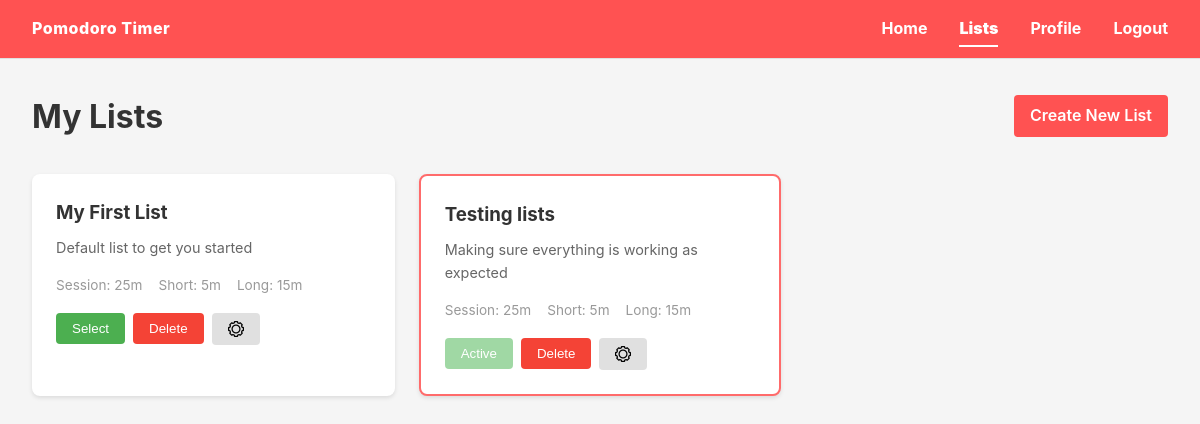
/lists/ (signed in), run on the app's committed database.
### tables this page shows
CREATE TABLE lists (
    id INTEGER PRIMARY KEY AUTOINCREMENT,
    name TEXT NOT NULL UNIQUE,
    description TEXT,
    is_active BOOLEAN DEFAULT 0,
    pomo_session INTEGER DEFAULT 25,
    pomo_short_break INTEGER DEFAULT 5,
    pomo_long_break INTEGER DEFAULT 15,
    pomo_current_time INTEGER DEFAULT 0
, user_id INTEGER);

### pomodoro/routes/lists.py (the view)
@bp.route('/')
@login_required
def index():
    db = get_db()
    lists = db.execute(
        'SELECT * FROM lists WHERE user_id = ? ORDER BY name',
        (current_user.id,)
    ).fetchall()
    return render_template('lists/index.html', lists=lists)

### pomodoro/db.py (called while the page is built)
def get_db():
    if 'db' not in g:
        os.makedirs(current_app.instance_path, exist_ok=True)
        g.db = sqlite3.connect(
            current_app.config['DATABASE'],
            detect_types=sqlite3.PARSE_DECLTYPES
        )
        g.db.row_factory = sqlite3.Row
        _ensure_schema(g.db)
    return g.db

### pomodoro/models/user.py (called while the page is built)
    @staticmethod
    def get_by_id(user_id):
        database = db.get_db()
        user_data = database.execute(
            'SELECT * FROM users WHERE id = ?', (user_id,)
        ).fetchone()
        if user_data:
            return User(**user_data)
        return None

### pomodoro/routes/lists.py (called while the page is built)
def get_db():
    from .. import db
    return db.get_db()

### pomodoro/templates/lists/index.html (shortened to what this page needs)
{% extends 'base.html' %}
{% block content %}
<div class="lists-page">
    <div class="page-header">
        <h1>My Lists</h1>
        <a href="{{ url_for('lists.create') }}" class="btn btn-primary">Create New List</a>
    </div>
    <div class="lists-grid">
        {% for list in lists %}
            <div class="list-card {% if list['is_active'] %}active{% endif %}">
                <h3>{{ list['name'] }}</h3>
                <p class="list-description">{{ list['description'] or 'No description' }}</p>
                <div class="list-settings">
                    <span>Session: {{ list['pomo_session'] }}m</span>
                    <span>Short: {{ list['pomo_short_break'] }}m</span>
                    <span>Long: {{ list['pomo_long_break'] }}m</span>
                </div>
                <div class="list-actions">
                    <form method="post" action="{{ url_for('lists.select_list', id=list['id']) }}" style="display: inline;">
                        <button type="submit" class="btn btn-select" {% if list['is_active'] %}disabled{% endif %}>
                            {% if list['is_active'] %}Active{% else %}Select{% endif %}
                        </button>
                    </form>
                    <form method="post" action="{{ url_for('lists.delete_list', id=list['id']) }}" style="display: inline;">
                        <button type="submit" class="btn btn-delete" onclick="return confirm('Are you sure you want to delete this list? All tasks will be deleted too.')">Delete</button>
                    </form>
                    <button class="btn btn-edit" disabled>
                        <img src="{{ url_for('static', filename='assets/setting.png') }}" alt="Edit settings" style="height: 16px; width: 16px; vertical-align: middle;"/>
                    </button>
                </div>
            </div>
        {% else %}
            <div class="empty-state">
                <p>No lists yet. <a href="{{ url_for('lists.create') }}">Create your first list</a></p>
            </div>
        {% endfor %}
    </div>
</div>
{% endblock %}

### pomodoro/templates/base.html (shortened to what this page needs)
<!DOCTYPE html>
<html lang="en">
<head>
    <link rel="stylesheet" href="{{ url_for('static', filename='css/style.css') }}">
</head>
<body>
    <nav class="navbar">
        <div class="nav-content">
            <span class="nav-brand">Pomodoro Timer</span>
            <div class="nav-links">
                <a href="{{ url_for('home.index') }}" class="nav-link {% if request.endpoint == 'home.index' %}active{% endif %}">Home</a>
                {% if current_user.is_authenticated %}
                    <a href="{{ url_for('lists.index') }}" class="nav-link {% if request.endpoint == 'lists.index' %}active{% endif %}">Lists</a>
                    <a href="{{ url_for('auth.profile') }}" class="nav-link {% if request.endpoint == 'auth.profile' %}active{% endif %}">Profile</a>
                    <form method="POST" action="{{ url_for('auth.logout') }}" class="logout-form">
                        <button type="submit" class="nav-link logout-btn">Logout</button>
                    </form>
                {% else %}
                    <a href="{{ url_for('auth.login') }}" class="nav-link {% if request.endpoint == 'auth.login' %}active{% endif %}">Login</a>
                    <a href="{{ url_for('auth.register') }}" class="nav-link {% if request.endpoint == 'auth.register' %}active{% endif %}">Register</a>
                {% endif %}
            </div>
        </div>
    </nav>
    <main class="container">
        {% block content %}{% endblock %}
    </main>
</body>
</html>

### pomodoro/static/css/style.css (style rules this page uses)
* { margin: 0; padding: 0; box-sizing: border-box; }
body { font-family: -apple-system, BlinkMacSystemFont, 'Segoe UI', Roboto, 'Helvetica Neue', Arial, sans-serif; background-color: #f5f5f5; color: #333; line-height: 1.6; }
.navbar { background-color: #ff5252; border-bottom: 1px solid #e0e0e0; padding: 1rem 2rem; }
.nav-content { max-width: 100%; display: flex; justify-content: space-between; align-items: center; gap: 2rem; }
.nav-links { display: flex; gap: 2rem; align-items: center; }
.logout-form { margin: 0; padding: 0; border: none; }
.logout-btn { background: none; border: none; color: #ffffff; font-weight: 750; cursor: pointer; transition: color 0.2s; font-family: inherit; font-size: inherit; padding: 0; }
.nav-brand { margin-right: auto; color: #ffffff; font-weight: 800; letter-spacing: 0.5px; }
.nav-link { text-decoration: none; color: #ffffff; font-weight: 750; transition: color 0.2s; }
.nav-link.active { font-weight: 900; position: relative; }
.nav-link.active::after { content: ''; position: absolute; bottom: -5px; left: 0; width: 100%; height: 2px; background-color: #ffffff; }
.container { padding: 2rem; max-width: 100%; }
.lists-page { max-width: 100%; }
.page-header { display: flex; justify-content: space-between; align-items: center; margin-bottom: 2rem; }
.lists-grid { display: grid; grid-template-columns: repeat(auto-fill, minmax(300px, 1fr)); gap: 1.5rem; }
.list-card { background-color: #fff; border-radius: 8px; padding: 1.5rem; box-shadow: 0 2px 4px rgba(0,0,0,0.1); transition: transform 0.2s, box-shadow 0.2s; }
.list-card.active { border: 2px solid #ff6b6b; }
.list-card h3 { margin-bottom: 0.5rem; color: #333; }
.list-description { color: #666; font-size: 0.9rem; margin-bottom: 1rem; }
.list-settings { display: flex; gap: 1rem; margin-bottom: 1rem; font-size: 0.85rem; color: #999; }
.list-actions { display: flex; gap: 0.5rem; flex-wrap: wrap; }
.btn { padding: 0.5rem 1rem; border: none; border-radius: 4px; cursor: pointer; font-weight: 500; text-decoration: none; display: inline-block; transition: background-color 0.2s; }
.btn-primary { background-color: #ff5252; color: white; font-weight: 600; max-width:fit-content; }
.btn-select { background-color: #4caf50; color: white; }
.btn-select:disabled { background-color: #65c06a9c; cursor: not-allowed; }
.btn-edit { background-color: #e0e0e0; color: #999; cursor: not-allowed; }
.btn-delete { background-color: #f44336; color: white; }

### data on the page
lists: name "My First List", description "Default list to get you started", pomo_session "25", pomo_short_break "5", pomo_long_break "15", is_active "Select"
lists: name "Testing lists", description "Making sure everything is working as expected", pomo_session "25", pomo_short_break "5", pomo_long_break "15", is_active "Active"
